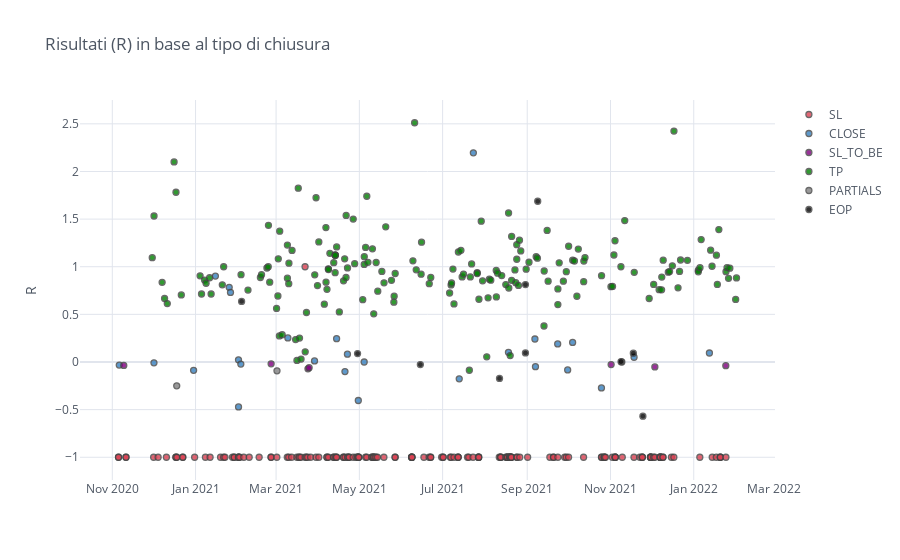

Notebook code for this chart:
### Code cell
results.iplot(kind='scatter', mode='markers', x='close', title='Risultati (R) in base al tipo di chiusura', yTitle='R',
              y='result', categories='type', size=6, colors='red blue purple green grey black'.split(' '))

### Figure 1 — Plotly figure (JSON) as saved in the notebook; plotly's stock layout.template omitted (floating-point values rounded to 4 significant figures; data arrays with more than 128 entries replaced by an {"elided": "..."} marker saying what was removed)
{"data": [{"marker": {"color": "rgba(219, 64, 82, 1.0)", "line": {"width": 1.3}, "opacity": 0.8, "size": 6, "symbol": "circle"}, "mode": "markers", "name": "SL", "textfont": {"color": "#4D5663"}, "type": "scatter", "x": {"elided": "174 str values"}, "y": {"elided": "174 int values"}}, {"marker": {"color": "rgba(55, 128, 191, 1.0)", "line": {"width": 1.3}, "opacity": 0.8, "size": 6, "symbol": "circle"}, "mode": "markers", "name": "CLOSE", "textfont": {"color": "#4D5663"}, "type": "scatter", "x": ["2020-11-06T02:31:00.000000000", "2020-12-01T12:38:00.000000000", "2020-12-30T13:32:00.000000000", "2021-01-15T12:50:00.000000000", "2021-01-25T15:29:00.000000000", "2021-01-26T14:15:00.000000000", "2021-02-01T10:50:00.000000000", "2021-02-01T11:34:00.000000000", "2021-02-03T03:58:00.000000000", "2021-03-09T15:09:00.000000000", "2021-03-29T03:50:00.000000000", "2021-04-14T08:03:00.000000000", "2021-04-20T10:54:00.000000000", "2021-04-22T06:22:00.000000000", "2021-04-30T05:33:00.000000000", "2021-05-04T12:55:00.000000000", "2021-07-13T04:10:00.000000000", "2021-07-23T12:38:00.000000000", "2021-08-18T05:33:00.000000000", "2021-09-06T15:04:00.000000000", "2021-09-07T00:48:00.000000000", "2021-09-23T07:22:00.000000000", "2021-09-30T14:57:00.000000000", "2021-10-04T06:00:00.000000000", "2021-10-25T08:53:00.000000000", "2021-11-18T06:11:00.000000000", "2022-01-12T11:10:00.000000000"], "y": [-0.03279, -0.008772, -0.08738, 0.902, 0.784, 0.7308, 0.02235, -0.4715, -0.02198, 0.2527, 0.0113, 0.2449, -0.1011, 0.08247, -0.4044, 0, -0.1771, 2.195, 0.101, 0.2414, -0.04898, 0.1894, -0.08333, 0.2051, -0.2724, 0.05, 0.09444]}, {"marker": {"color": "rgba(128, 0, 128, 1.0)", "line": {"width": 1.3}, "opacity": 0.8, "size": 6, "symbol": "circle"}, "mode": "markers", "name": "SL_TO_BE", "textfont": {"color": "#4D5663"}, "type": "scatter", "x": ["2020-11-09T09:57:00.000000000", "2021-02-25T08:36:00.000000000", "2021-03-24T08:20:00.000000000", "2021-03-25T04:48:00.000000000", "2021-11-01T10:59:00.000000000", "2021-12-03T12:01:00.000000000", "2022-01-24T11:26:00.000000000"], "y": [-0.03629, -0.01905, -0.07143, -0.06, -0.02715, -0.05213, -0.03846]}, {"marker": {"color": "rgba(0, 128, 0, 1.0)", "line": {"width": 1.3}, "opacity": 0.8, "size": 6, "symbol": "circle"}, "mode": "markers", "name": "TP", "textfont": {"color": "#4D5663"}, "type": "scatter", "x": {"elided": "187 str values"}, "y": {"elided": "187 float values"}}, {"marker": {"color": "rgba(128, 128, 128, 1.0)", "line": {"width": 1.3}, "opacity": 0.8, "size": 6, "symbol": "circle"}, "mode": "markers", "name": "PARTIALS", "textfont": {"color": "#4D5663"}, "type": "scatter", "x": ["2020-12-18T05:01:00.000000000", "2021-03-01T15:48:00.000000000", "2021-11-09T07:14:00.000000000"], "y": [-0.25, -0.09286, 0]}, {"marker": {"color": "rgba(0, 0, 0, 1.0)", "line": {"width": 1.3}, "opacity": 0.8, "size": 6, "symbol": "circle"}, "mode": "markers", "name": "EOP", "textfont": {"color": "#4D5663"}, "type": "scatter", "x": ["2021-02-03T17:29:00.000000000", "2021-04-29T16:29:00.000000000", "2021-06-14T16:29:00.000000000", "2021-08-11T16:29:00.000000000", "2021-08-30T16:29:00.000000000", "2021-08-30T16:29:00.000000000", "2021-09-08T16:29:00.000000000", "2021-11-08T17:29:00.000000000", "2021-11-17T17:29:00.000000000", "2021-11-24T17:29:00.000000000"], "y": [0.6358, 0.08835, -0.02679, -0.1728, 0.09548, 0.8122, 1.687, 0.003497, 0.09249, -0.5684]}], "layout": {"legend": {"bgcolor": "#FFFFFF", "font": {"color": "#4D5663"}}, "paper_bgcolor": "#FFFFFF", "plot_bgcolor": "#FFFFFF", "title": {"font": {"color": "#4D5663"}, "text": "Risultati (R) in base al tipo di chiusura"}, "xaxis": {"gridcolor": "#E1E5ED", "showgrid": true, "tickfont": {"color": "#4D5663"}, "title": {"font": {"color": "#4D5663"}, "text": ""}, "zerolinecolor": "#E1E5ED"}, "yaxis": {"gridcolor": "#E1E5ED", "showgrid": true, "tickfont": {"color": "#4D5663"}, "title": {"font": {"color": "#4D5663"}, "text": "R"}, "zerolinecolor": "#E1E5ED"}}}
